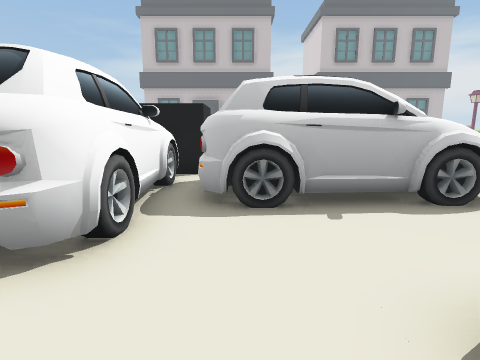
View 1 (above)

24 first-person views from a walk through a 3-D level made in the Unity game engine. The camera is 0.62 m above the floor, tilts 10° down and sees 80° across. The floor is counted in squares, 0.5 m on a side. Each view is taken from the middle of a square. On the plan, view 1 faces up. The plan holds only what a view shows up to about 13 squares ahead; the rest is blank. The place goes on beyond the plan.

View 2
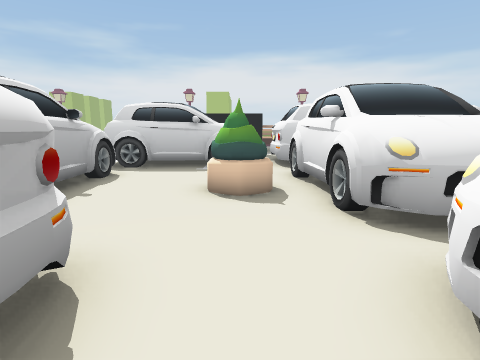

View 3
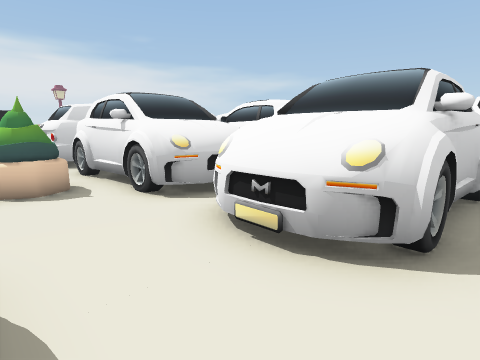

View 4
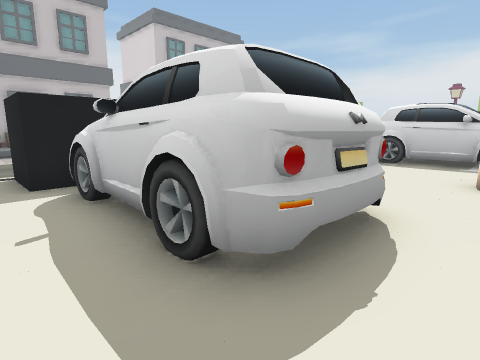

View 5
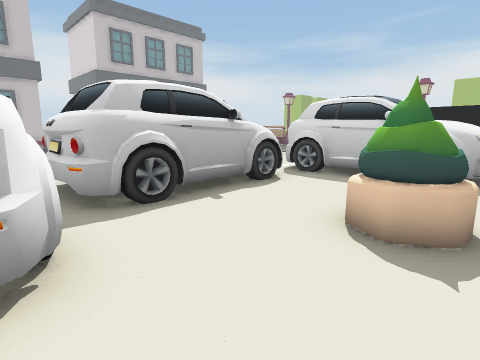

View 6
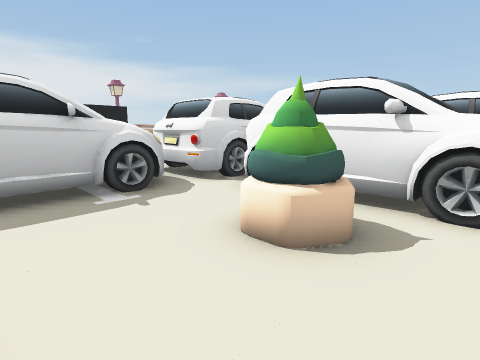

View 7
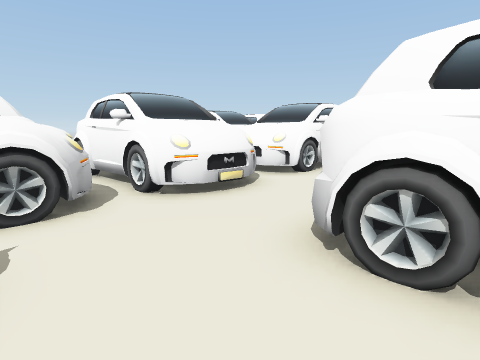

View 8
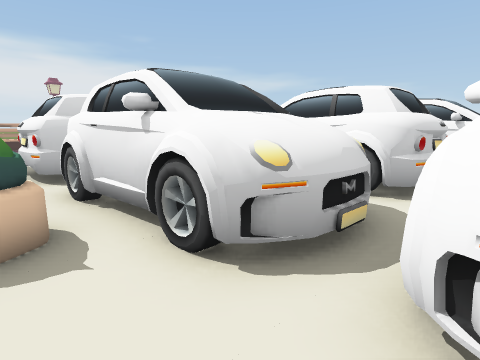

View 9
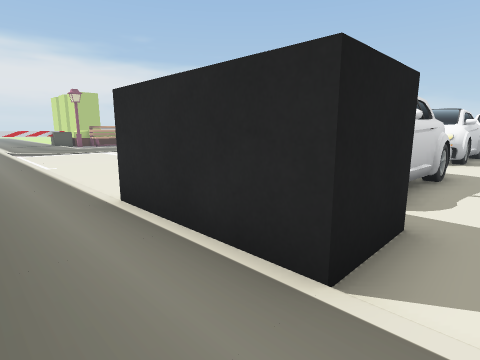

View 10
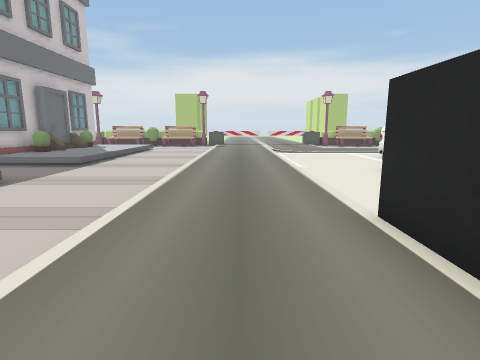

View 11
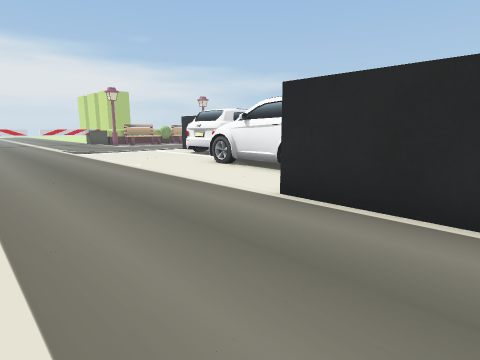

View 12
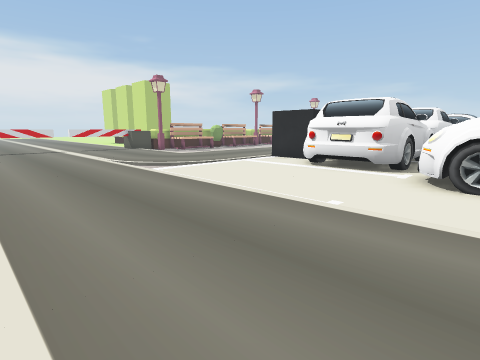

View 13
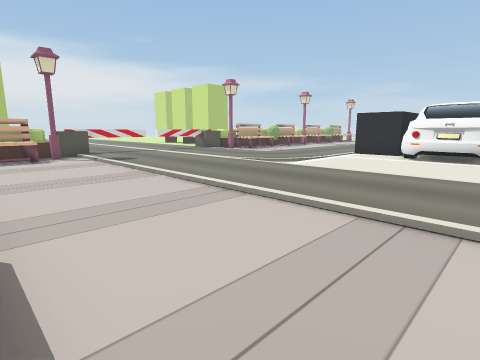

View 14
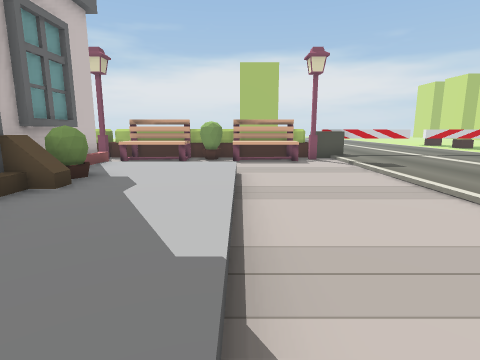

View 15
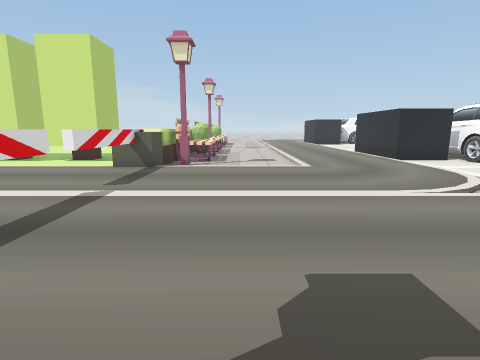

View 16
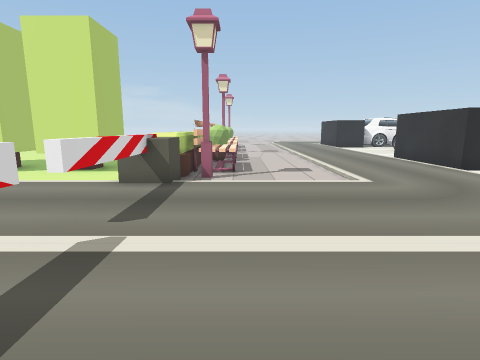

View 17
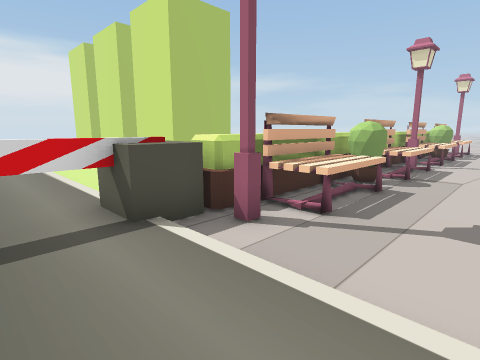

View 18
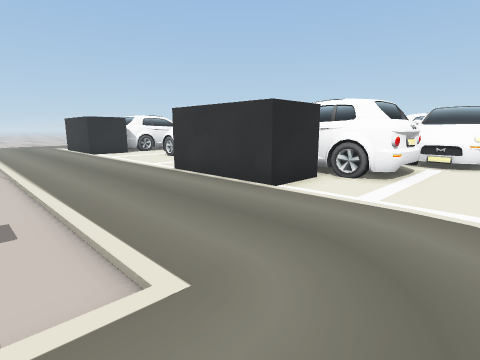

View 19
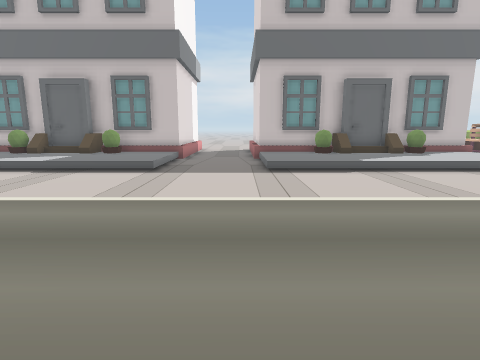

View 20
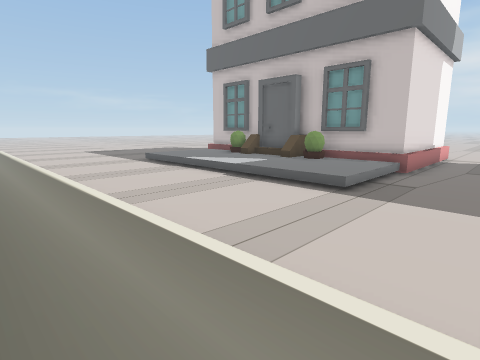

View 21
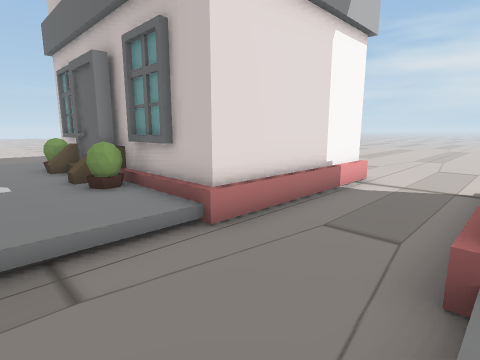

View 22
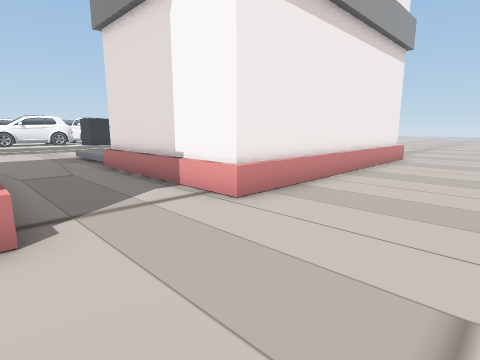

View 23
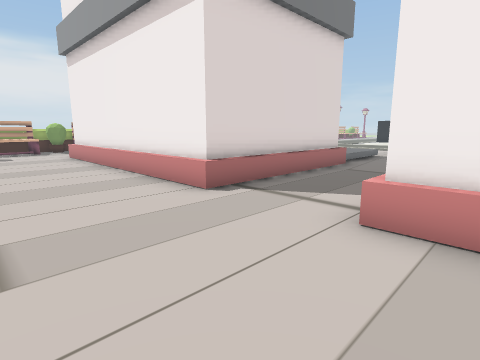

View 24
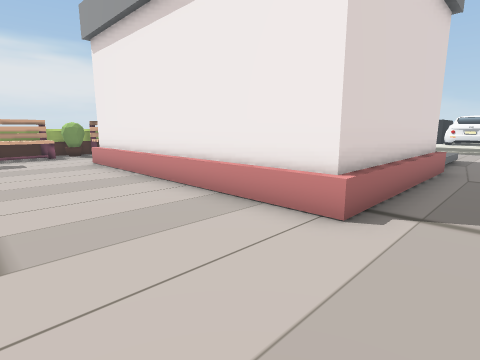

### Floor plan
Key: @ floor where view 1 was taken; # wall or solid block; . main floor; - floor 0.05 m lower than the main floor; : floor 0.15 m higher than the main floor; / step, stairs or slope; = window, fence, low wall or low ledge; ^ raised ledge; B black block; C car; P plant; T thing the floor can be seen under or through.
Columns run from 6 left of view 1 to 27 right of it. Each row starts with its distance up from view 1.
 32       -----------
 31 ------------------------=#^
 30 ------------------------=#^
 29 ------------------------=#^
 28 #########---##########---#
 27         #---#
 26         #---#
 25         #---#
 24         #---#            #=
 23         #---#            #^
 22 ########^---#########^  =#^
 21 :==:===:/---/:==:===:/  =#^
 20 ::::::::/---/::::::::/  -#^
 19 ::::::::/---/::::::::/  -#^
 18 /////////---//////////--=#^
 17 ------------------------=#^
 16 ------------------------=#^
 15 -------------------------#^
 14 //////////////////////////^
 13 ...........................
 12 ..........................#
 11 ..........................#.
 10 .BBBBB...........////........
  9 .B   B............/.......T..
  8 .BBBBB.........../........T...
  7 ..C CCCCCCC....../........T......
  6 ..C CCC CCCCCCC....../////^^.....
  5 ..C CCCCCCC.CCC....../---#^^------
  4 ..C C.......C CBBB.../--=#^ -=#-=#
  3 ..CCC.......CCCB B.../--=#^  ##-##
  2 ..CCC.......CCCB B.../--=#^  = -=
  1 ........P...CC B B.../---#^
  0 ...C..@.....CCCB B.../---#^
 -1 C.CCC.CCCCCCCCC....../ -=#
 -2 CCCCCCCCC  CC   ...../ -=#
 -3 C CCCCCCC   C   ...../ -=#^
 -4  CC CCCC        ...../ --#^

Where each view was taken, in squares from view 1:
view 1: 0 up, 0 right, facing up
view 2: 1 up, 4 left, facing right
view 3: 2 up, 5 left, facing down-right
view 4: 1 up, 6 left, facing up-right
view 5: 0 up, 2 left, facing up-right
view 6: 4 up, 0 right, facing down-right
view 7: 4 up, 1 right, facing down-left
view 8: 1 up, 2 left, facing down-right
view 9: 12 up, 6 left, facing down-right
view 10: 12 up, 5 left, facing right
view 11: 14 up, 4 left, facing down-right
view 12: 14 up, 3 right, facing down-right
view 13: 18 up, 5 right, facing down-right
view 14: 18 up, 7 right, facing right
view 15: 15 up, 17 right, facing down
view 16: 13 up, 18 right, facing down
view 17: 8 up, 16 right, facing down-right
view 18: 8 up, 16 right, facing down-left
view 19: 9 up, 5 right, facing up
view 20: 12 up, 5 right, facing up-left
view 21: 19 up, 6 right, facing up-left
view 22: 32 up, 6 right, facing down-left
view 23: 32 up, 1 right, facing down-right
view 24: 32 up, 4 right, facing down-right
